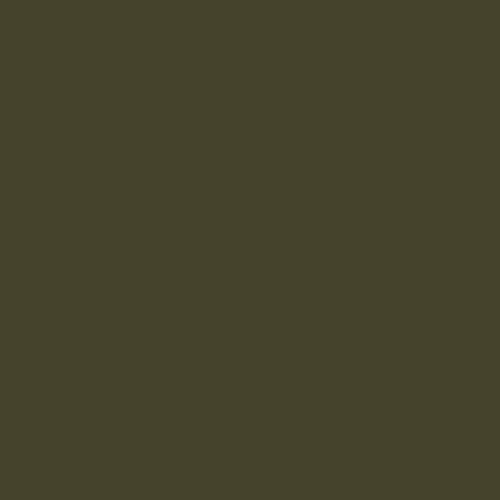
Frame 1 (no input)
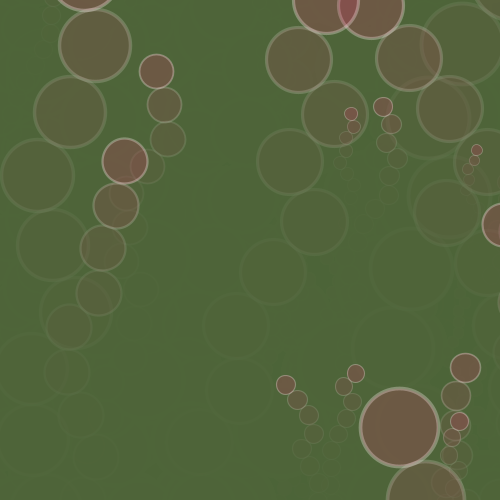
Frame 60 (the mouse pressed at the canvas centre just before this capture)
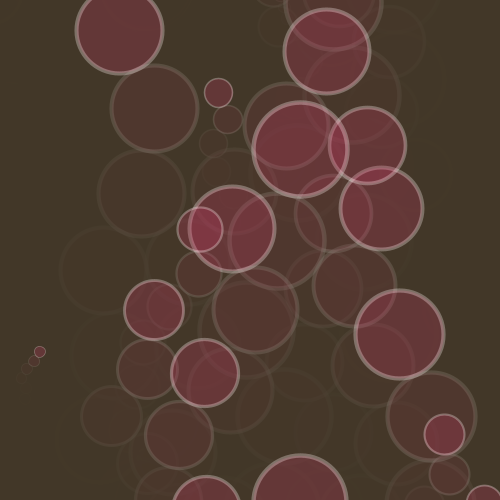
Frame 120 (the mouse held since frame 60 and released just before this capture)

The Processing sketch that drew these frames (run headless with seeded random() and noise(); from frame 60 on, the mouse is pressed at the canvas centre):

// Processing sketch: processing_132116
// ── processing_132116.pde

/*
Champagne

Jacob Joaquin
jacobjoaquin@gmail.com
twitter @jacobjoaquin
*/

ArrayList bubbles;
int nBubbles = 17;
float QUARTER_PI = PI * 0.25;
color bg1 = color(66, 55, 39, 155);
color bg2 = color(77, 100, 57, 99);
float interp = 0.0;

void setup() {
    size(500, 500);
    frameRate(10);
    smooth();
    background(bg1);
    bubbles = new ArrayList();

    for (int i = 0; i < nBubbles; i++) {
        Bubble d = new Bubble();
        bubbles.add(d);
    }
}

void draw() {
    // Blur
    filter(BLUR, 0.3);

    // Fade screen
    noStroke();
    //fill(171, 82, 39, 16);
    fill(lerpColor(bg1, bg2, sin(interp * TWO_PI) * 0.9 + 0.5));
    rect(0, 0, width, height);

    for (int i = 0; i < nBubbles; i++) {
        Bubble d = (Bubble) bubbles.get(i);
        d.update();
    }

    interp += 0.005;

    if (interp >= 1.0) {
        interp -= 1.0;
    }
}

class Bubble {
    float posX;
    float posY;
    float s;     // Size
    float sw;    // Stroke weight


    Bubble() {
        init();
    }

    void init() {
        s = random(10, 100);
        sw = (s - 5) / 45 * 2 + 0.5;
        posY = height + s;
        posX = random(-s, width + s);
    }

    void update() {
        pushStyle();
        noFill();
        fill(201, 55, 100, 64);
        stroke(255, 240, 240, 80);
        strokeWeight(sw);

        ellipse(posX, posY, s, s);

        float angle = PI + random(-QUARTER_PI, QUARTER_PI);
        posX += sin(angle) * s;
        posY += cos(angle) * s;

        if (posY <= -s) {
            init();
        }

        popStyle();
    }
}
